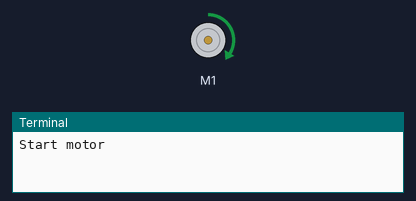
Simulated run of this program. Board: Raspberry Pi (BCM pin numbers) with a Build HAT. Shown: DC motor (green arrow = forward, orange = backward, longer = faster), the last lines printed to the terminal. At 3.1 s the program stops and its outputs stay as they are.

Above: at 0.2 s.
At 3.2 s:
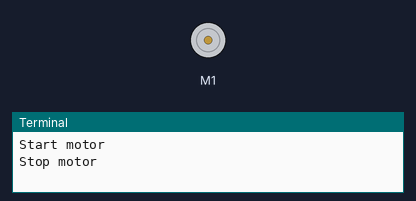
Timing chart, 0 to 4.6 s (numbered marks = the images above):
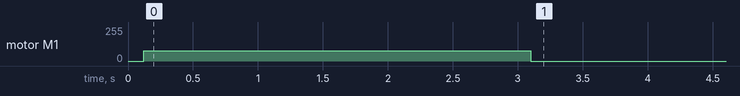

The program:

lego_sp_usage.py
```python
import time
from signal import pause
from buildhat import Motor

# Create a motor object
motor = Motor('A')
motor.set_default_speed(30)

'''
# Print the absolute position
print("Position", motor.get_aposition())
'''

'''
# Function to handle the motor
def handle_motor(speed, pos, apos):
    print("Motor", speed, pos, apos)

motor.when_rotated = handle_motor
'''

'''
# Run the motor in degrees
print("Run for degrees")
motor.run_for_degrees(360)
'''

'''
# Run the motor in seconds
print("Run for seconds")
motor.run_for_seconds(5)
'''

'''
# Run the motor in rotations
print("Run for rotations")
motor.run_for_rotations(2)
'''

# Run the motor for 3 seconds
print("Start motor")
motor.start()
time.sleep(3)
print("Stop motor")
motor.stop()

pause()
```
